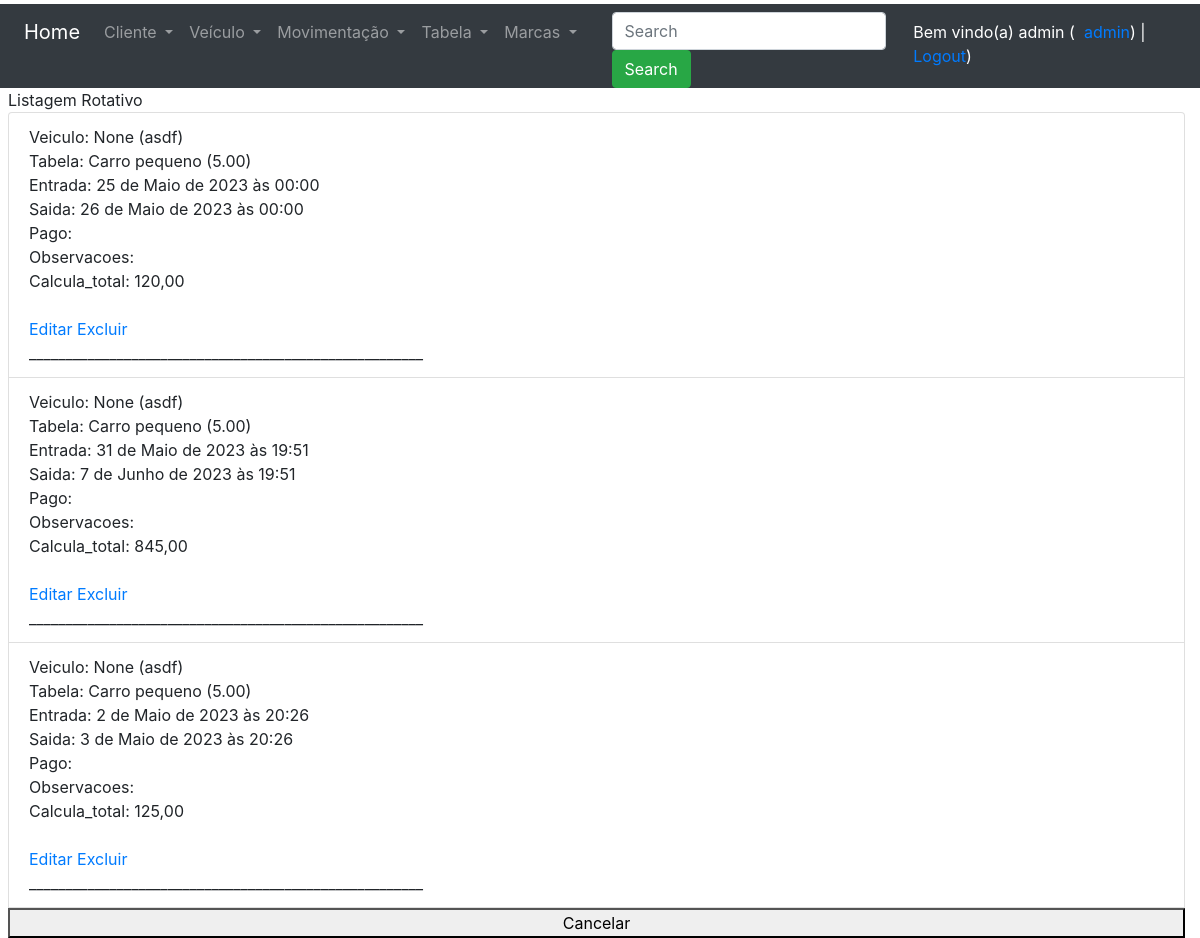
/listagem_rotativos/ (signed in), run on the app's committed database.
### core/models.py (models this page shows, shortened)
class Rotativo(models.Model):
    id_veiculo = models.ForeignKey(Veiculo, on_delete=models.CASCADE, verbose_name='Veiculo')
    id_tabela = models.ForeignKey(Tabela, on_delete=models.CASCADE, verbose_name='Valor')
    entrada = models.DateTimeField(auto_now=False, verbose_name='Entrada')
    saida = models.DateTimeField(auto_now=False, blank=True, null=True, verbose_name='Saida')
    total = models.DecimalField(max_digits=8, decimal_places=2, blank=True, null=True, verbose_name='total')
    pago = models.BooleanField(default=False, verbose_name='Pago')
    observacoes = models.TextField(blank=True, null=True, verbose_name="Obs.")
    class Meta:
        verbose_name_plural = 'Rotativos'
    def calcula_total(self):
        if self.saida:
            hora = ceil((self.saida - self.entrada).total_seconds() / 3600)
            obj = Tabela.objects.get(id=self.id_tabela.pk)
            if hora <= 0.5:
                self.total = (obj.valor/2)
            else:
                self.total = hora * obj.valor
            return self.total
        return 0.0

class Veiculo(models.Model):
    placa = models.CharField(max_length=8, verbose_name='Placa:')
    modelo = models.CharField(max_length=30, blank=True, null=True, verbose_name='Modelo:')
    cor = models.CharField(max_length=50, blank=True, null=True, verbose_name='Cor:')
    marca_id = models.ForeignKey(Marca, on_delete=models.CASCADE, verbose_name='Fabricante')
    ano = models.IntegerField(default=2023, blank=True, null=True, verbose_name='Ano')
    Cliente_id = models.ForeignKey(Cliente, on_delete=models.CASCADE, verbose_name='Cliente')
    foto = models.ImageField(upload_to='veiculo_foto', blank=True, null=True, verbose_name='Foto')
    def __str__(self):
        return f"{self.modelo} ({self.placa})"
    class Meta:
        verbose_name_plural = 'Veículos'

class Tabela(models.Model):
    descricao = models.CharField(max_length=50, verbose_name='Descrição')
    valor = models.DecimalField(max_digits=8, decimal_places=2, verbose_name='Valor')
    def __str__(self):
        return f"{self.descricao} ({self.valor})"
    class Meta:
        verbose_name_plural = 'Tabelas'

### core/views.py (the view)
# urls.py: path('listagem_rotativos/', listagem_rotativos, name='url_listagem_rotativos'),
@login_required()
def listagem_rotativos(request):
    if request.user.is_staff:
        if request.POST and request.POST["pesquisa_input"]:
            dados = Rotativo.objects.filter(entrada__startswith=request.POST["pesquisa_input"])
        else:
            dados = Rotativo.objects.all()
        contexto = {'dados': dados}
        return render(request, 'core/listagem_rotativos.html', contexto)
    return render(request, 'aviso.html')

### core/templates/core/listagem_rotativos.html (shortened to what this page needs)
{% extends 'base.html' %}
{% load static %}
{% block main %}
Listagem Rotativo <br>
<ul class="list-group">
    {% for i in dados %}
    <li class="list-group-item">
        Veiculo: {% if i.id_veiculo %} {{ i.id_veiculo}} {% endif %}<br>
        Tabela: {% if i.id_tabela %} {{ i.id_tabela}} {% endif %}<br>
        Entrada: {% if i.entrada %} {{ i.entrada}} {% endif %}<br>
        Saida: {% if i.saida %} {{ i.saida}} {% endif %}<br>
        Pago: {% if i.pago %} {{ i.pago}} {% endif %}<br>
        Observacoes: {% if i.observacoes %} {{ i.observacoes}} {% endif %}<br>
        Calcula_total: {% if i.calcula_total %} {{ i.calcula_total}} {% endif %}<br>
        <br>
        <a href="{% url 'url_altera_rotativo' i.id %}">Editar</a>
        <a href="{% url 'url_exclui_rotativo' i.id %}">Excluir</a>
        <br>______________________________________________________<br>
    </li>
    {%endfor%}
    <button onclick="window.location.href='/'">Cancelar</button>
</ul>
{% endblock %}

### templates/base.html (shortened to what this page needs)
<!DOCTYPE html>
<html lang="en">
<head>
    <link rel="stylesheet" href="https://cdn.jsdelivr.net/npm/bootstrap@4.6.2/dist/css/bootstrap.min.css">
</head>
<body>
<div class="container-fluid pt-1 pl-2">
    <div class="row bg-dark" >
        <div class="col-6">
            <nav class="navbar navbar-expand-sm bg-dark navbar-dark">
                <a class="navbar-brand" href="/">Home</a>
                <ul class="navbar-nav">
                    <li class="nav-item dropdown">
                        <a class="nav-link dropdown-toggle" href="#" id="navbardrop" data-toggle="dropdown">
                            Cliente
                        </a>
                    </li>
                    <li class="nav-item dropdown">
                        <a class="nav-link dropdown-toggle" href="#" id="navbardrop1" data-toggle="dropdown">
                            Veículo
                        </a>
                    </li>
                    <li class="nav-item dropdown">
                        <a class="nav-link dropdown-toggle" href="#" id="navbardrop2" data-toggle="dropdown">
                            Movimentação
                        </a>
                    </li>
                    <li class="nav-item dropdown">
                        <a class="nav-link dropdown-toggle" href="#" id="navbardrop3" data-toggle="dropdown">
                            Tabela
                        </a>
                    </li>
                    <li class="nav-item dropdown">
                        <a class="nav-link dropdown-toggle" href="#" id="navbardrop4" data-toggle="dropdown">
                            Marcas
                        </a>
                    </li>
                </ul>
            </nav>
        </div>
        <div class="col-3 bg-dark mt-2" >
            <form class="form-inline" method="post">
                <input name="pesquisa_input" class="form-control mr-sm-2" type="text" placeholder="Search">
                <button class="btn btn-success" type="submit">Search</button>
            </form>
        </div>
        <div class="col-3 bg-dark text-white mt-3">
            {% if user.get_username %}
            Bem vindo(a) {{user.get_username}} (&nbsp;
            <a href="/admin/">admin</a>) |
            <a href="/accounts/logout/">Logout</a>)
            {% else %}
            Usuário não autenticado(a) (
            <a href="/accounts/login/">Login</a>
            <a href="/accounts/registrar">Registrar</a>
            {%endif %}
        </div>
    </div>
    {% block main %}
    {% endblock %}
</div>
</body>
</html>

### data on the page
Rotativo: id_veiculo "None (asdf)", id_tabela "Carro pequeno (5.00)", entrada "25 de Maio de 2023 às 00:00", saida "26 de Maio de 2023 às 00:00", calcula_total "120,00"
Rotativo: id_veiculo "None (asdf)", id_tabela "Carro pequeno (5.00)", entrada "31 de Maio de 2023 às 19:51", saida "7 de Junho de 2023 às 19:51", calcula_total "845,00"
Rotativo: id_veiculo "None (asdf)", id_tabela "Carro pequeno (5.00)", entrada "2 de Maio de 2023 às 20:26", saida "3 de Maio de 2023 às 20:26", calcula_total "125,00"

### other printed values
{{ user.get_username }} "admin"
